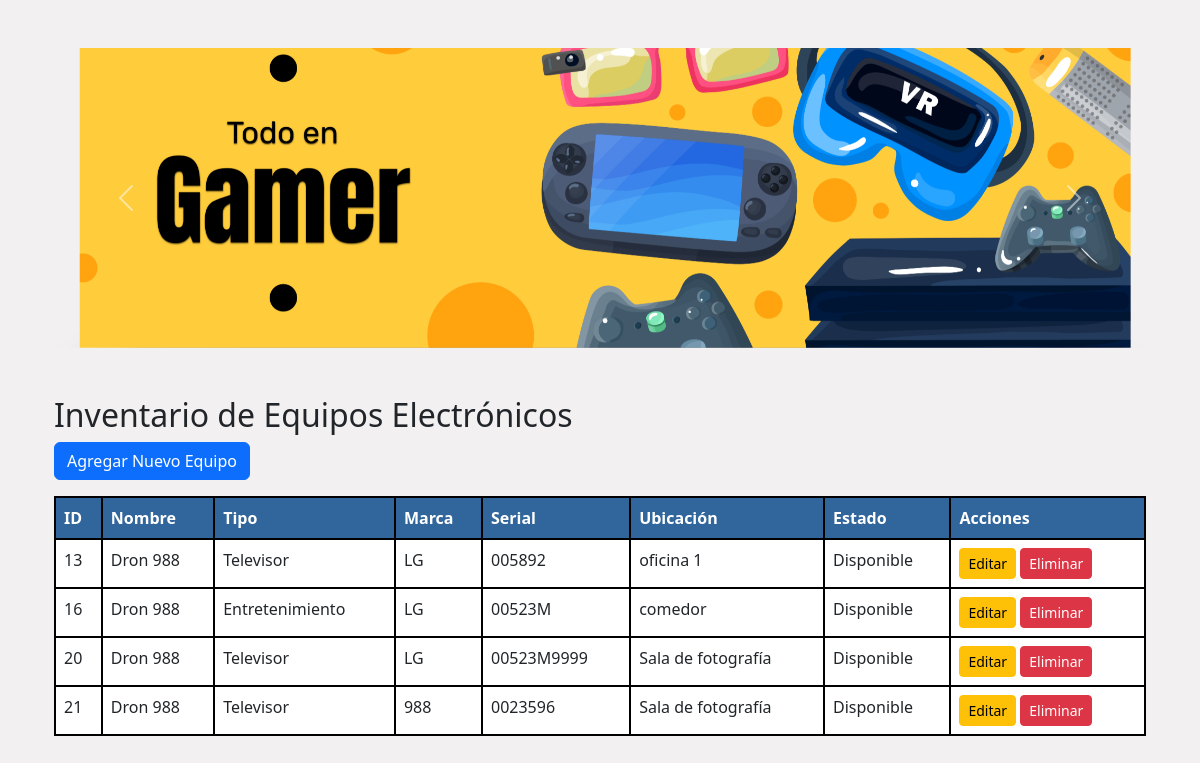
The page / on the database its author committed.
### tables this page shows
CREATE TABLE `equipos` (
  `id` int(11) NOT NULL,
  `nombre_equipo` varchar(100) NOT NULL,
  `tipo` varchar(50) NOT NULL,
  `marca` varchar(50) NOT NULL,
  `serial` varchar(50) NOT NULL,
  `ubicacion` varchar(100) NOT NULL,
  `estado` enum('Disponible','En uso','En reparación','Dado de baja') NOT NULL,
  `fecha_creacion` timestamp NOT NULL DEFAULT current_timestamp()
);

### models/Equipo.php (called while the page is built, shortened)
<?php
class Equipo {
    private $conn;
    private $table = 'equipos';
    public function __construct($db) {
        $this->conn = $db;
    }
    public function read() {
        $query = "SELECT * FROM " . $this->table;
        $stmt = $this->conn->prepare($query);
        $stmt->execute();
        return $stmt;
    }
}
?>

### Index.php (the view, shortened to what this page needs)
<?php
include_once 'models/Equipo.php';
$database = new Database();
$db = $database->getConnection();
$equipo = new Equipo($db);
$stmt = $equipo->read();
?>
<!DOCTYPE html>
<html lang="es">
<head>
    <link href="https://cdn.jsdelivr.net/npm/bootstrap@5.3.0/dist/css/bootstrap.min.css" rel="stylesheet">
    <link rel="stylesheet" href="css/style.css">
</head>
<body>
<div class="container mt-5">
        <div id="carouselExampleControls" class="carousel slide" data-bs-ride="carousel">
            <div class="carousel-inner">
                <div class="carousel-item active">
                    <img src="img/Banner1.png" class="d-block w-100" alt="Imagen 1">
                </div>
            </div>
            <button class="carousel-control-prev" type="button" data-bs-target="#carouselExampleControls" data-bs-slide="prev">
                <span class="carousel-control-prev-icon" aria-hidden="true"></span>
            </button>
            <button class="carousel-control-next" type="button" data-bs-target="#carouselExampleControls" data-bs-slide="next">
                <span class="carousel-control-next-icon" aria-hidden="true"></span>
            </button>
        </div>
    <div class="container mt-5">
        <h2>Inventario de Equipos Electrónicos</h2>
        <a href="crear.php" class="btn btn-primary mb-3">Agregar Nuevo Equipo</a>
        <table class="table table-bordered">
            <thead>
                <tr>
                    <th>ID</th>
                    <th>Nombre</th>
                    <th>Tipo</th>
                    <th>Marca</th>
                    <th>Serial</th>
                    <th>Ubicación</th>
                    <th>Estado</th>
                    <th>Acciones</th>
                </tr>
            </thead>
            <tbody>
                <?php while ($row = $stmt->fetch(PDO::FETCH_ASSOC)): ?>
                    <tr>
                        <td><?= $row['id'] ?></td>
                        <td><?= $row['nombre_equipo'] ?></td>
                        <td><?= $row['tipo'] ?></td>
                        <td><?= $row['marca'] ?></td>
                        <td><?= $row['serial'] ?></td>
                        <td><?= $row['ubicacion'] ?></td>
                        <td><?= $row['estado'] ?></td>
                        <td>
                            <a href="editar.php?id=<?= $row['id'] ?>" class="btn btn-warning btn-sm">Editar</a>
                            <a href="eliminar.php?id=<?= $row['id'] ?>" class="btn btn-danger btn-sm" onclick="return confirm('¿Estás seguro de eliminar este registro?')">Eliminar</a>
                        </td>
                    </tr>
                <?php endwhile; ?>
            </tbody>
        </table>
    </div>
</body>
</html>

### css/style.css (style rules this page uses)
.carousel-item img { object-fit: cover; height: 300px; }
.table-bordered th, .table-bordered td { border: 2px solid #000; }
.table th { background-color: #30669c; color: white; }
body { background-color: #e7e5e58a; }

### rows shown on the page
equipos: id "13", nombre_equipo "Dron 988", tipo "Televisor", marca "LG", serial "005892", ubicacion "oficina 1", estado "Disponible"
equipos: id "16", nombre_equipo "Dron 988", tipo "Entretenimiento", marca "LG", serial "00523M", ubicacion "comedor", estado "Disponible"
equipos: id "20", nombre_equipo "Dron 988", tipo "Televisor", marca "LG", serial "00523M9999", ubicacion "Sala de fotografía", estado "Disponible"
equipos: id "21", nombre_equipo "Dron 988", tipo "Televisor", marca "988", serial "0023596", ubicacion "Sala de fotografía", estado "Disponible"
